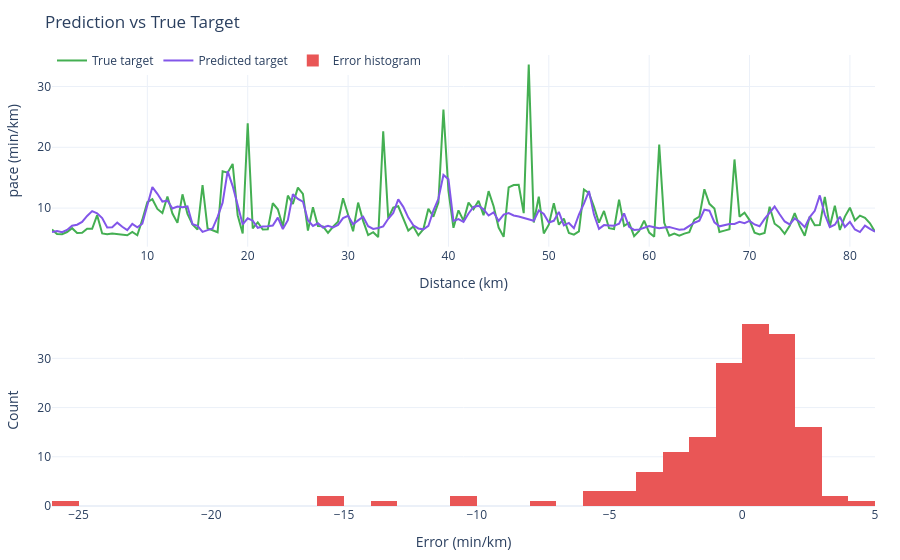
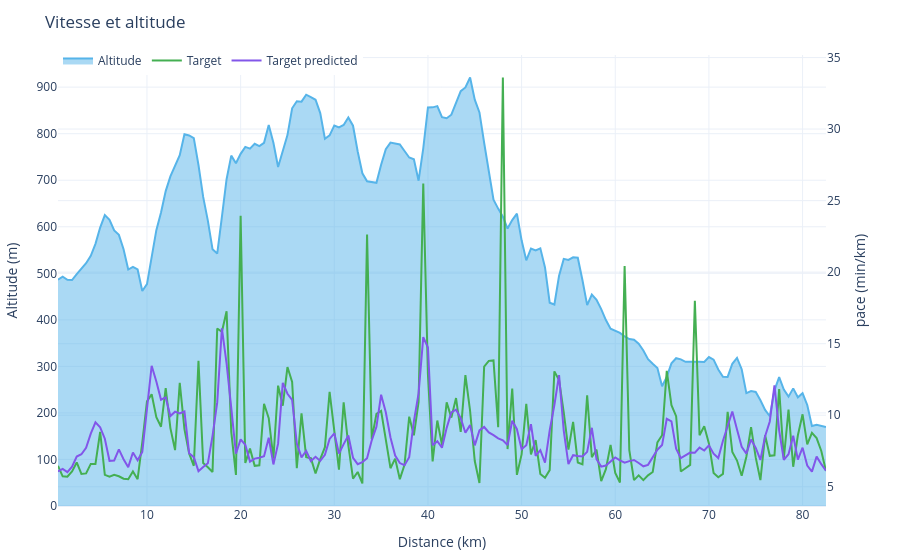

The notebook cell saved with these charts, in order:
### Code cell
race = dataset.get_activities(0)
race.plot.error_prediction().show()
race.plot.speed().show()

### Figure 1 — Plotly figure (JSON) as saved in the notebook; plotly's stock layout.template omitted (floating-point values rounded to 4 significant figures; data arrays with more than 128 entries replaced by an {"elided": "..."} marker saying what was removed)
{"data": [{"hovertemplate": "Distance : %{x:.2f} km<br>True target : %{y:.1f} m/s<extra></extra>", "line": {"color": "#44AF52"}, "mode": "lines", "name": "True target", "type": "scatter", "x": {"elided": "165 float values"}, "xaxis": "x", "y": {"elided": "165 float values"}, "yaxis": "y"}, {"hovertemplate": "Distance : %{x:.2f} km<br>Predicted target : %{y:.1f} m/s<extra></extra>", "line": {"color": "#8256E9"}, "mode": "lines", "name": "Predicted target", "type": "scatter", "x": {"elided": "165 float values"}, "xaxis": "x", "y": {"elided": "165 float values"}, "yaxis": "y"}, {"marker": {"color": "#E95656"}, "name": "Error histogram", "nbinsx": 50, "type": "histogram", "x": {"elided": "165 float values"}, "xaxis": "x2", "yaxis": "y2"}], "layout": {"hoverlabel": {"namelength": -1}, "legend": {"orientation": "h", "x": 0, "y": 1.02}, "margin": {"b": 45, "l": 50, "r": 25, "t": 55}, "title": {"text": "Prediction vs True Target"}, "xaxis": {"anchor": "y", "domain": [0, 1], "title": {"text": "Distance (km)"}}, "xaxis2": {"anchor": "y2", "domain": [0, 1], "title": {"text": "Error (min/km)"}}, "yaxis": {"anchor": "x", "domain": [0.575, 1], "title": {"text": "pace (min/km)"}}, "yaxis2": {"anchor": "x2", "domain": [0, 0.425], "title": {"text": "Count"}}}}

### Figure 2 — Plotly figure (JSON) as saved in the notebook; plotly's stock layout.template omitted (floating-point values rounded to 4 significant figures; data arrays with more than 128 entries replaced by an {"elided": "..."} marker saying what was removed)
{"data": [{"customdata": {"elided": "165x3 float values"}, "fill": "tozeroy", "hovertemplate": "Distance : %{x:.2f} km<br>Altitude : %{y:.1f} m<br>Target : %{customdata[0]:.1f} min/km<br>Prediction : %{customdata[1]:.1f} min/km<br>Erreur : %{customdata[2]:.1f} min/km<extra></extra>", "line": {"color": "#56B4E9"}, "mode": "lines", "name": "Altitude", "type": "scatter", "x": {"elided": "165 float values"}, "xaxis": "x", "y": {"elided": "165 float values"}, "yaxis": "y"}, {"customdata": {"elided": "165x3 float values"}, "hovertemplate": "Distance : %{x:.2f} km<br>Altitude : %{y:.1f} m<br>Target : %{customdata[0]:.1f} min/km<br>Prediction : %{customdata[1]:.1f} min/km<br>Erreur : %{customdata[2]:.1f} min/km<extra></extra>", "line": {"color": "#44AF52"}, "mode": "lines", "name": "Target", "type": "scatter", "x": {"elided": "165 float values"}, "xaxis": "x", "y": {"elided": "165 float values"}, "yaxis": "y2"}, {"customdata": {"elided": "165x3 float values"}, "hovertemplate": "Distance : %{x:.2f} km<br>Altitude : %{y:.1f} m<br>Target : %{customdata[0]:.1f} min/km<br>Prediction : %{customdata[1]:.1f} min/km<br>Erreur : %{customdata[2]:.1f} min/km<extra></extra>", "line": {"color": "#8256E9"}, "mode": "lines", "name": "Target predicted", "type": "scatter", "x": {"elided": "165 float values"}, "xaxis": "x", "y": {"elided": "165 float values"}, "yaxis": "y2"}], "layout": {"hoverlabel": {"namelength": -1}, "legend": {"orientation": "h", "x": 0, "y": 1.02}, "margin": {"b": 45, "l": 50, "r": 25, "t": 55}, "title": {"text": "Vitesse et altitude"}, "xaxis": {"anchor": "y", "domain": [0, 0.94], "title": {"text": "Distance (km)"}}, "yaxis": {"anchor": "x", "domain": [0, 1], "title": {"text": "Altitude (m)"}}, "yaxis2": {"anchor": "x", "overlaying": "y", "side": "right", "title": {"text": "pace (min/km)"}}}}
